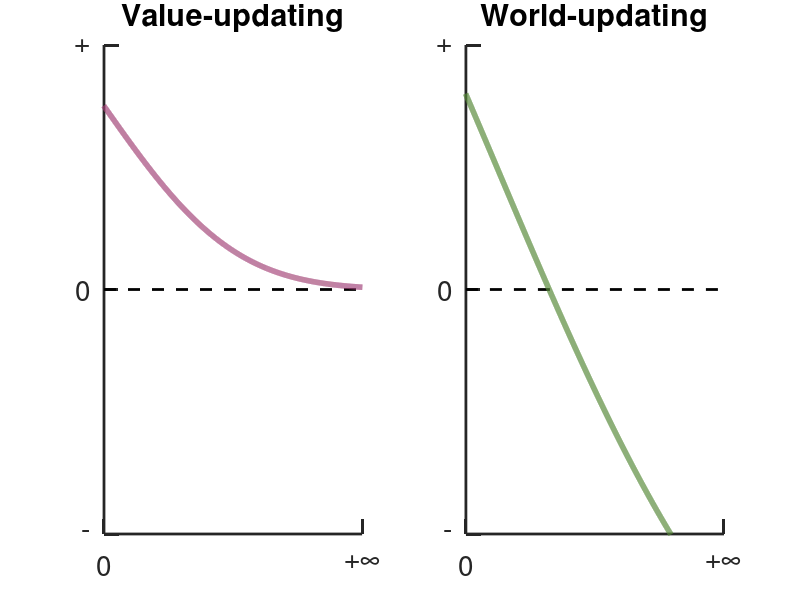
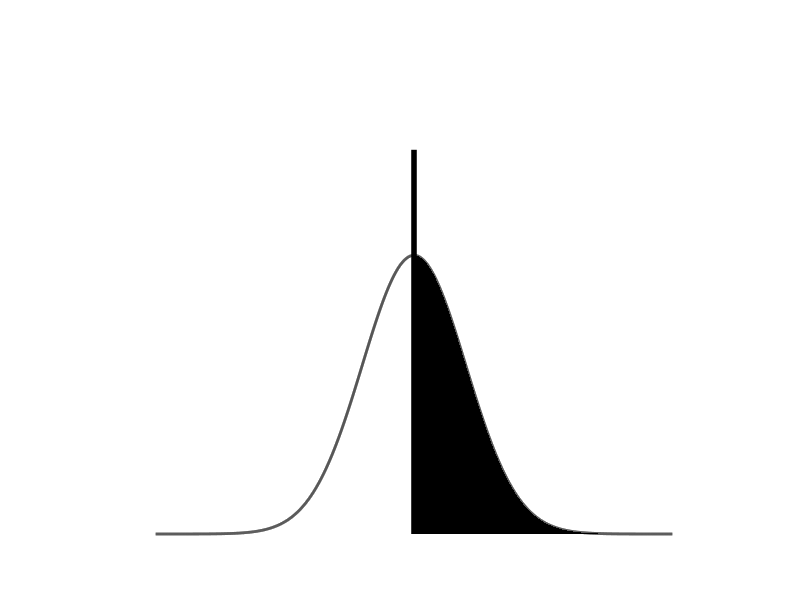

Here is the MATLAB script that generated these plots, in order:
%% Figure 1B
clear all; 

% color spec.
cmap_model(1,:) = [86 137 56]/255; cmap_model(2,:) = [160 63 116]/255;
% define axis
z_range = [-5:0.001:5]; x_axis = [0 2.5]; y_axis = [-0.2 0.2]; 


figure(11); clf; 
subplot(1,2,1); imodel = 2; 
    plot(x_axis,  [0 0 ], 'k--', 'linew', 2); hold on; plot( z_range, 0.3*( 1-normcdf( z_range, 0, 1) ), 'linew', 4, 'color', cmap_model(imodel,:)); box off
    xlim(x_axis) ; ylim(y_axis); set(gca,'ticklength', [0.03 0.03], 'xtick', [x_axis(1) x_axis(2)] , 'xticklabel', {'0','+\infty'}, 'linew', 2, 'ytick', [y_axis(1), 0, y_axis(2)], 'yticklabel',{'-','0', '+'}, 'fontsize', 20);
title('Value-updating')    

subplot(1,2,2); imodel = 1; 
    plot(x_axis,  [0 0 ], 'k--', 'linew', 2); hold on; plot( z_range, ( 1-normcdf( z_range, 0.3, 2) ) - 0.4, 'linew', 4, 'color', cmap_model(imodel,:)); box off
    xlim(x_axis) ; ylim(y_axis); set(gca,'ticklength', [0.03 0.03], 'xtick', [x_axis(1) x_axis(2)] , 'xticklabel', {'0','+\infty'}, 'linew', 2, 'ytick', [y_axis(1), 0, y_axis(2)], 'yticklabel',{'-','0', '+'}, 'fontsize', 20);
title('World-updating')    


%% PDF an example (conceptual)
figure(12); clf;
yobj = normpdf(z_range, 0, 1); 
plot(z_range,  yobj, 'k-','linew',2); hold on;  
area( z_range(z_range>0), yobj(z_range>0), 0, 'EdgeColor','none','FaceColor','k')
plot([0 0], [0 0.55],'k-','linew',4); axis off